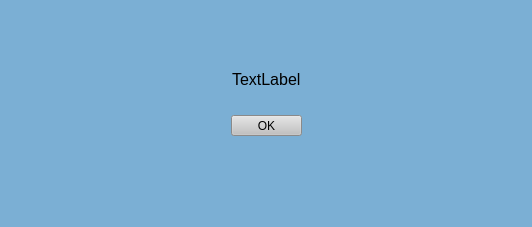
<?xml version="1.0" encoding="UTF-8"?>
<ui version="4.0">
 <class>MainWindow</class>
 <widget class="QMainWindow" name="MainWindow">
  <property name="geometry">
   <rect>
    <x>0</x>
    <y>0</y>
    <width>532</width>
    <height>227</height>
   </rect>
  </property>
  <property name="sizePolicy">
   <sizepolicy hsizetype="Fixed" vsizetype="Fixed">
    <horstretch>0</horstretch>
    <verstretch>0</verstretch>
   </sizepolicy>
  </property>
  <property name="minimumSize">
   <size>
    <width>0</width>
    <height>0</height>
   </size>
  </property>
  <property name="windowTitle">
   <string>MainWindow</string>
  </property>
  <property name="styleSheet">
   <string notr="true">background-color: rgb(123, 175, 212);</string>
  </property>
  <widget class="QWidget" name="centralwidget">
   <layout class="QGridLayout" name="gridLayout">
    <item row="1" column="0">
     <spacer name="horizontalSpacer">
      <property name="orientation">
       <enum>Qt::Horizontal</enum>
      </property>
      <property name="sizeHint" stdset="0">
       <size>
        <width>40</width>
        <height>20</height>
       </size>
      </property>
     </spacer>
    </item>
    <item row="1" column="2">
     <spacer name="horizontalSpacer_2">
      <property name="orientation">
       <enum>Qt::Horizontal</enum>
      </property>
      <property name="sizeHint" stdset="0">
       <size>
        <width>40</width>
        <height>20</height>
       </size>
      </property>
     </spacer>
    </item>
    <item row="1" column="1">
     <layout class="QVBoxLayout" name="verticalLayout">
      <item alignment="Qt::AlignHCenter|Qt::AlignVCenter">
       <widget class="QLabel" name="errorMessage">
        <property name="text">
         <string>&lt;html&gt;&lt;head/&gt;&lt;body&gt;&lt;p&gt;&lt;span style=&quot; font-size:12pt;&quot;&gt;TextLabel&lt;/span&gt;&lt;/p&gt;&lt;/body&gt;&lt;/html&gt;</string>
        </property>
       </widget>
      </item>
      <item>
       <spacer name="verticalSpacer_3">
        <property name="orientation">
         <enum>Qt::Vertical</enum>
        </property>
        <property name="sizeType">
         <enum>QSizePolicy::Minimum</enum>
        </property>
        <property name="sizeHint" stdset="0">
         <size>
          <width>20</width>
          <height>20</height>
         </size>
        </property>
       </spacer>
      </item>
      <item alignment="Qt::AlignHCenter|Qt::AlignVCenter">
       <widget class="QPushButton" name="ok">
        <property name="minimumSize">
         <size>
          <width>71</width>
          <height>21</height>
         </size>
        </property>
        <property name="maximumSize">
         <size>
          <width>71</width>
          <height>21</height>
         </size>
        </property>
        <property name="cursor">
         <cursorShape>PointingHandCursor</cursorShape>
        </property>
        <property name="styleSheet">
         <string notr="true">QPushButton:hover {
	 background-color: rgb(210, 210, 210);
}

QPushButton {
	background-color: rgb(193, 193, 193);
}</string>
        </property>
        <property name="text">
         <string>OK</string>
        </property>
       </widget>
      </item>
     </layout>
    </item>
    <item row="0" column="1">
     <spacer name="verticalSpacer">
      <property name="orientation">
       <enum>Qt::Vertical</enum>
      </property>
      <property name="sizeHint" stdset="0">
       <size>
        <width>20</width>
        <height>40</height>
       </size>
      </property>
     </spacer>
    </item>
    <item row="2" column="1">
     <spacer name="verticalSpacer_2">
      <property name="orientation">
       <enum>Qt::Vertical</enum>
      </property>
      <property name="sizeHint" stdset="0">
       <size>
        <width>20</width>
        <height>40</height>
       </size>
      </property>
     </spacer>
    </item>
   </layout>
  </widget>
  <widget class="QMenuBar" name="menubar">
   <property name="geometry">
    <rect>
     <x>0</x>
     <y>0</y>
     <width>532</width>
     <height>21</height>
    </rect>
   </property>
  </widget>
  <widget class="QStatusBar" name="statusbar"/>
 </widget>
 <resources/>
 <connections/>
</ui>
